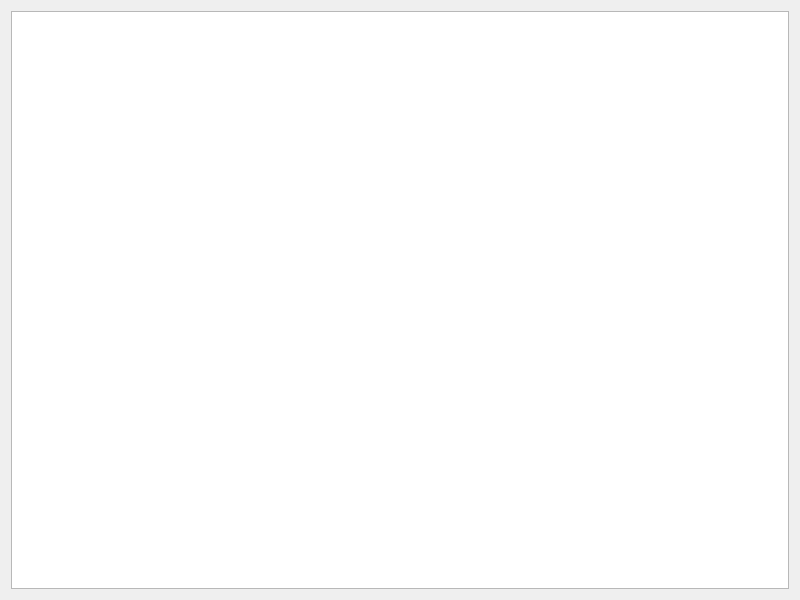
<?xml version="1.0" encoding="UTF-8"?>
<ui version="4.0">
 <class>TextEditor</class>
 <widget class="QWidget" name="TextEditor">
  <property name="geometry">
   <rect>
    <x>0</x>
    <y>0</y>
    <width>800</width>
    <height>600</height>
   </rect>
  </property>
  <property name="windowTitle">
   <string>TextEditor</string>
  </property>
  <layout class="QGridLayout" name="gridLayout">
   <item row="0" column="0">
    <widget class="QTextEdit" name="textEdit"/>
   </item>
  </layout>
  <action name="actionNew">
   <property name="icon">
    <iconset resource="texteditor.qrc">
     <normaloff>:/resources/new.png</normaloff>:/resources/new.png</iconset>
   </property>
   <property name="text">
    <string>Создать</string>
   </property>
   <property name="toolTip">
    <string>Создать новый документ</string>
   </property>
   <property name="shortcut">
    <string>Ctrl+N</string>
   </property>
  </action>
  <action name="actionClose">
   <property name="text">
    <string>Закрыть</string>
   </property>
   <property name="toolTip">
    <string>Закрыть текущее окно</string>
   </property>
   <property name="shortcut">
    <string>Ctrl+W</string>
   </property>
  </action>
  <action name="actionExit">
   <property name="text">
    <string>Выход</string>
   </property>
   <property name="toolTip">
    <string>Закрыть приложение</string>
   </property>
  </action>
 </widget>
 <resources>
  <include location="texteditor.qrc"/>
 </resources>
 <connections/>
</ui>
